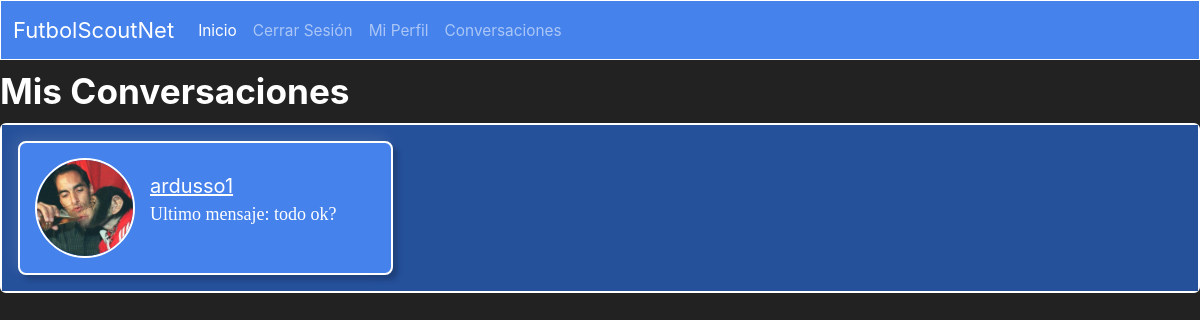
The page /conversaciones/ (signed in) on the database its author committed.
### sitio/models.py (models this page shows, shortened)
class Conversacion(models.Model):
    emisor = models.ForeignKey(User, on_delete=models.CASCADE, related_name='conversaciones_uno', null=True, blank=True)
    destinatario = models.ForeignKey(User, on_delete=models.CASCADE, related_name='conversaciones_dos', null=True, blank=True)

class Profile(models.Model):
    user = models.OneToOneField(User, on_delete=models.CASCADE, null=True, blank=True)
    image = models.ImageField(upload_to="Profiles_Images", default='user.png')
    posicion = models.ForeignKey(Posicion, on_delete=models.CASCADE, null=True, blank=True)
    nivel = models.ForeignKey(Nivel, on_delete=models.CASCADE, null=True, blank=True)
    edad = models.IntegerField(null=True, blank=True)

### sitio/views.py (the view)
# urls.py: path('conversaciones/', views.conversaciones, name='conversaciones'),
@login_required
def conversaciones(request):
    subquery = Mensaje.objects.filter(conversacion=OuterRef('pk')).order_by('-fecha').values('texto')[:1]
    conversaciones = Conversacion.objects.annotate(
        ultimo_mensaje=Subquery(subquery)
    ).filter(
        Q(emisor=request.user) | Q(destinatario=request.user)
    ).exclude(
        Q(emisor=request.user, destinatario=request.user)
    )
    return render(request, 'conversaciones.html', {'conversaciones': conversaciones})

### sitio/templates/conversaciones.html (shortened to what this page needs)
{% extends 'layout.html' %}
{% block contenido %}
  <h2>Mis Conversaciones</h2>
  {% if conversaciones %}
    <div class="card text-white bg-primary mb-3" style="max-width: 100rem; border: 2px solid white;">
        <div class="card-body" style="display: grid; grid-template-columns: repeat(auto-fill, minmax(300px, 1fr)); gap: 20px; background-color: #25509a;">
            {% for conversacion in conversaciones %}
                <div class="perfil-card" style="background-color: rgb(69, 130, 236); max-width: 25rem; border-radius: 8px; box-shadow: 5px 5px 5px rgba(0, 0, 0, 0.2), -5px -5px 15px rgba(255, 255, 255, 0.1); padding: 15px; display: flex; align-items: center; border: 2px solid white;">
                    {% if conversacion.emisor == request.user %}
                        <div class="user-image" style="margin-right: 15px;">
                            <img class="rounded-circle" style="width: 100px; height: 100px; object-fit: cover; border: 2px solid white;" src="{{conversacion.destinatario.profile.image.url}}">
                        </div>
                        <div style="flex-grow: 1;">
                            <a href="{% url 'mensajes' username=conversacion.destinatario.username %}" style="color: white; font-size: 20px;">{{ conversacion.destinatario.username }}</a>
                            <p style="font-size: 18px;">Ultimo mensaje: {{ conversacion.ultimo_mensaje|slice:":20" }}{% if conversacion.ultimo_mensaje|length > 20 %}...{% endif %}</p>
                        </div>
                    {% else %}
                        <div class="user-image" style="margin-right: 15px;">
                                <img class="rounded-circle" style="width: 100px; height: 100px; object-fit: cover; border: 2px solid white;" src="{{conversacion.emisor.profile.image.url}}">
                        </div>
                        <div style="flex-grow: 1;">
                            <a href="{% url 'mensajes' username=conversacion.emisor.username %}" style="color: white; font-size: 20px;">{{ conversacion.emisor.username }}</a>
                            <p style="font-size: 18px;">Ultimo mensaje: {{ conversacion.ultimo_mensaje|slice:":20" }}{% if conversacion.ultimo_mensaje|length > 20 %}...{% endif %}</p>
                        </div>
                    {% endif %}
                </div>
            {% endfor %}
        </div>
    </div>
  {% else %}
    <p>No tienes conversaciones.</p>
  {% endif %}
{% endblock %}

### templates/base.html (style rules this page uses)
body { background-color: #222; color: white; }

### rows shown on the page
Conversacion: emisor.profile.image (picture), emisor.username "ardusso1", ultimo_mensaje "todo ok?"
